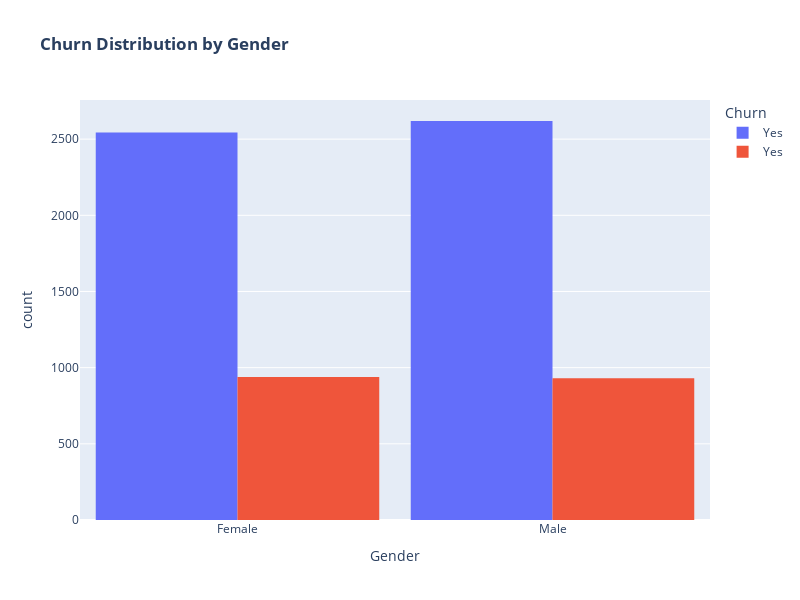

The notebook cell this image was saved under:
### Code cell
df_encoded['gender_display'] = df_encoded['gender'].map({0: 'Female', 1: 'Male'})

fig = px.histogram(
    df_encoded,
    x="gender_display",
    color="Churn",
    barmode="group",
    title="<b>Churn Distribution by Gender</b>",
    labels={"gender_display": "Gender", "Churn": "Churn"}
)

fig.for_each_trace(lambda t: t.update(name="No" if t.name == "0" else "Yes"))

fig.update_layout(
    width=800,
    height=600,
    bargap=0.1,
)

fig.show()

### Figure 1 — Plotly figure (JSON) as saved in the notebook; plotly's stock layout.template omitted (floating-point values rounded to 4 significant figures; data arrays with more than 128 entries replaced by an {"elided": "..."} marker saying what was removed)
{"data": [{"alignmentgroup": "True", "bingroup": "x", "hovertemplate": "Churn=0.0<br>Gender=%{x}<br>count=%{y}<extra></extra>", "legendgroup": "0.0", "marker": {"color": "#636efa", "pattern": {"shape": ""}}, "name": "Yes", "offsetgroup": "0.0", "orientation": "v", "showlegend": true, "type": "histogram", "x": {"elided": "5163 str values"}, "xaxis": "x", "yaxis": "y"}, {"alignmentgroup": "True", "bingroup": "x", "hovertemplate": "Churn=1.0<br>Gender=%{x}<br>count=%{y}<extra></extra>", "legendgroup": "1.0", "marker": {"color": "#EF553B", "pattern": {"shape": ""}}, "name": "Yes", "offsetgroup": "1.0", "orientation": "v", "showlegend": true, "type": "histogram", "x": {"elided": "1869 str values"}, "xaxis": "x", "yaxis": "y"}], "layout": {"bargap": 0.1, "barmode": "group", "height": 600, "legend": {"title": {"text": "Churn"}, "tracegroupgap": 0}, "title": {"text": "<b>Churn Distribution by Gender</b>"}, "width": 800, "xaxis": {"anchor": "y", "domain": [0, 1], "title": {"text": "Gender"}}, "yaxis": {"anchor": "x", "domain": [0, 1], "title": {"text": "count"}}}}
